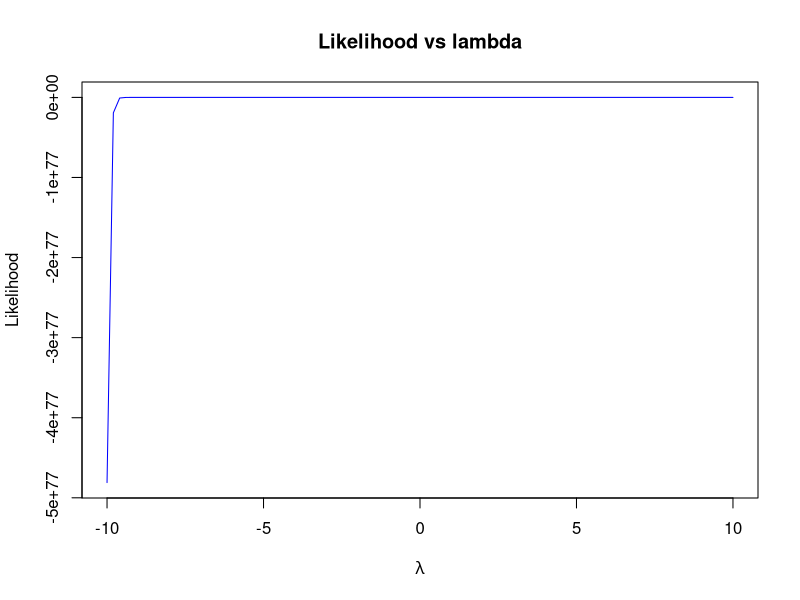
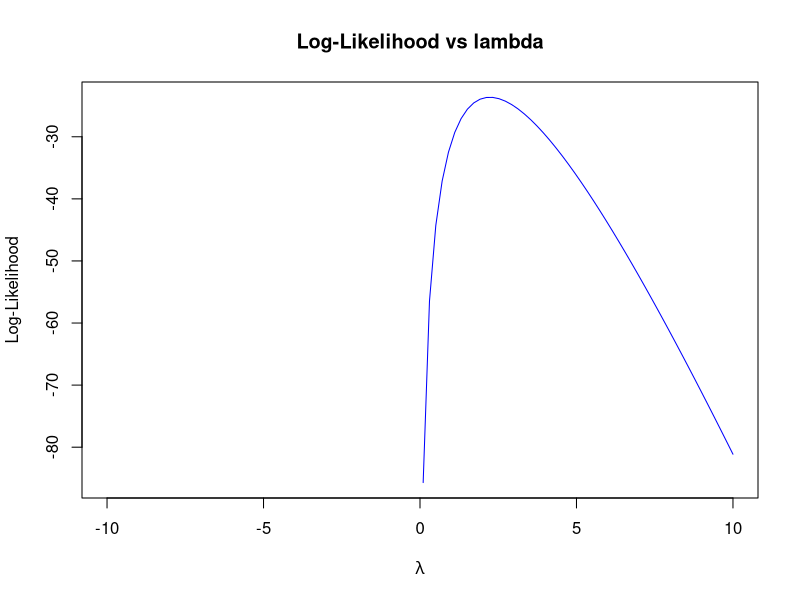

These charts were generated, in order, by the following R code: (Note: this script raises an error after producing the figures.)
## ---- chunk 1
g_x <- function(x) {
    (log(x)/1+x)
}

dg <- function(x) {
     (1/x * (1 + x) - log(x) * 1) / (1 + x)^2
} 


#starting pointts/values
a = 1
b = 5

#the maximum value
x <- (a + b)/2

#iteration number
i <- 1
epsilon <- 1e-6 # convergence tolerance

while(abs(b - a) > epsilon) {
  #Updating the values of a and b
  if(dg(a)*dg(x) <= 0) {
    b = x
  }
  else {
    a = x
  }
  #update the value of x at the first iteration
  x = (a + b)/2
  
 # incrementing
  i = i+1
}
x


#checking using unitroot
(uniroot(dg,c(1,6))$root)
## ---- chunk 2

#Observations
counts <- c(3, 1, 1, 3, 1, 4, 3, 2, 0, 5, 0, 4, 2)

lambda <- seq(-10, 10, length.out = 100)
#Distribution
f <- function(lambda,x) {
  (lambda^x)*(exp(-lambda))/factorial(x)
}

#1
likelihood_func <- function(lambda, x) {
  prod(f(lambda, x))
}

log_likeli <- function() {
  sum(log(f(lambda, x)))
}

likelihood_values <- sapply(lambda,likelihood_func, x = counts)
#likelihood_values

#2
plot(lambda, likelihood_values, type = "l", col = "blue",
     main = "Likelihood vs lambda",
     xlab = expression(lambda), ylab = "Likelihood")

#3
?optim
?nlm

#4
log_likeli <- function(lambda, x) {
  sum(log(f(lambda, x)))
}

log_likeli_values <- sapply(lambda,log_likeli, x = counts)

plot(lambda, log_likeli_values, type = "l", col = "blue",
     main = "Log-Likelihood vs lambda",
     xlab = expression(lambda), ylab = "Log-Likelihood")


mle_optim <- optim(mean(counts),log_likeli, method = "BFGS")
mle_optim$par

(mle_nlm <- nlm(likelihood_func(lambda, counts), lambda))

#5: Newtons method 

## ---- chunk 3
# Given data
#counts <- c(3, 1, 1, 3, 1, 4, 3, 2, 0, 5, 0, 4, 2)

# Define the likelihood function
poisson_likelihood <- function(lambda) {
  if (lambda <= 0) return(0)  # Ensure lambda is positive
  prod(dpois(counts, lambda))
}

# Define the log-likelihood function
poisson_log_likelihood <- function(lambda) {
  if (lambda <= 0) return(-Inf)  # Ensure lambda is positive
  sum(dpois(counts, lambda, log = TRUE))
}

# Generate a sequence of lambda values
lambda_values <- seq(-10, 10, length.out = 100)

# Compute likelihood and log-likelihood values
likelihood_values <- sapply(lambda_values, poisson_likelihood)
log_likelihood_values <- sapply(lambda_values, poisson_log_likelihood)

# Plot the likelihood function
par(mfrow = c(1, 2))  # Set up a 1-row, 2-column plotting area

plot(lambda_values, likelihood_values, type = "l", col = "blue", lwd = 2,
     xlab = expression(lambda), ylab = "Likelihood",
     main = "Poisson Likelihood Function")

# Plot the log-likelihood function
plot(lambda_values, log_likelihood_values, type = "l", col = "red", lwd = 2,
     xlab = expression(lambda), ylab = "Log-Likelihood",
     main = "Poisson Log-Likelihood Function")






